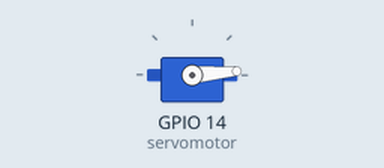
The sketch below on a simulated ESP32. Shown: servo.

Above: at 0.05 s.
At 0.85 s:
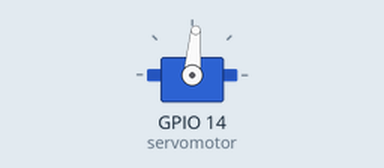
At 1.7 s:
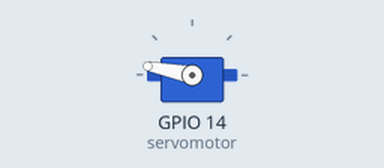
At 3.4 s:
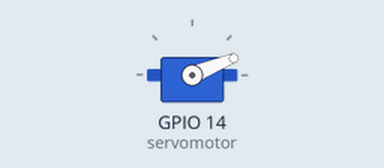
Timing chart, 0 to 8.3 s (numbered marks = the images above):
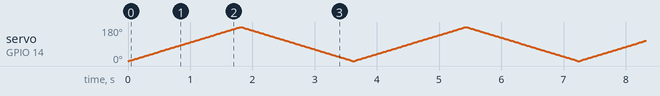

The sketch:

Int.p.ino
```cpp
#include <Servo.h> //librería para el ESP32Servo.h
Servo myservo;
int servomotor=14; //GPIO 4 puerto digital del servo motor
int pos = 0;
void setup() {
myservo.attach(servomotor); //inicializa el puerto digital para el servo motor
}
void loop() {
for (pos = 0; pos <= 180; pos += 1) {
// in steps of 1 degree
myservo.write(pos);
delay(10);
}
for (pos = 180; pos >= 0; pos -= 1) {
myservo.write(pos);
delay(10);
}
}
```
